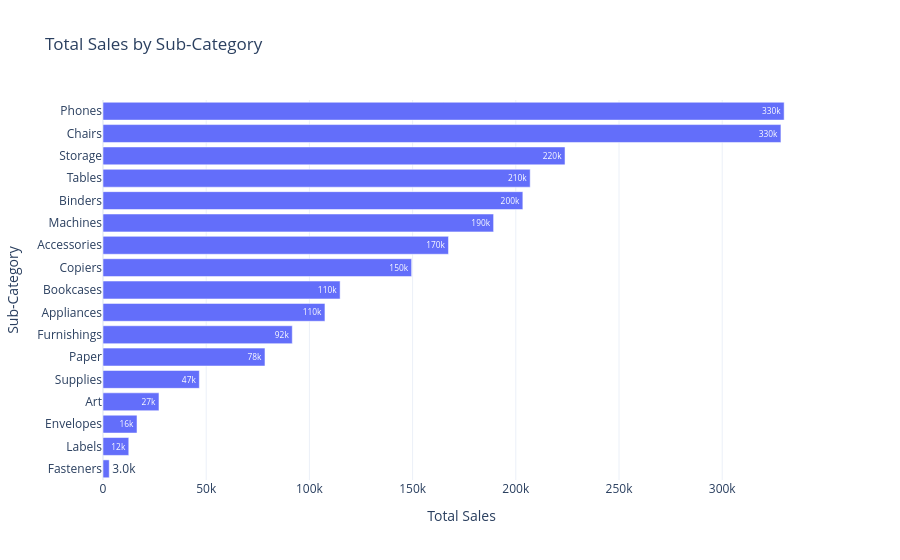

Notebook source saved alongside this figure:
### Code cell
##CREATING BAR CHART FOR SALES BY SUB-CATEGORY
fig = px.bar(
    subcategory_sales,
    x="Sales",
    y="Sub-Category",
    orientation="h",
    title="Total Sales by Sub-Category",
    text_auto=".2s"
)

fig.update_layout(
    template="plotly_white",
    xaxis_title="Total Sales",
    yaxis_title="Sub-Category"
)

fig.show()

### Figure 1 — Plotly figure (JSON) as saved in the notebook; plotly's stock layout.template omitted (floating-point values rounded to 4 significant figures)
{"data": [{"alignmentgroup": "True", "hovertemplate": "Sales=%{x}<br>Sub-Category=%{y}<extra></extra>", "legendgroup": "", "marker": {"color": "#636efa", "pattern": {"shape": ""}}, "name": "", "offsetgroup": "", "orientation": "h", "showlegend": false, "textposition": "auto", "texttemplate": "%{x:.2s}", "type": "bar", "x": [3024.0, 12490.0, 16480.0, 27120.0, 46670.0, 78480.0, 91710.0, 107500.0, 114900.0, 149500.0, 167400.0, 189200.0, 203400.0, 207000.0, 223800.0, 328400.0, 330000.0], "xaxis": "x", "y": ["Fasteners", "Labels", "Envelopes", "Art", "Supplies", "Paper", "Furnishings", "Appliances", "Bookcases", "Copiers", "Accessories", "Machines", "Binders", "Tables", "Storage", "Chairs", "Phones"], "yaxis": "y"}], "layout": {"barmode": "relative", "legend": {"tracegroupgap": 0}, "title": {"text": "Total Sales by Sub-Category"}, "xaxis": {"anchor": "y", "domain": [0, 1], "title": {"text": "Total Sales"}}, "yaxis": {"anchor": "x", "domain": [0, 1], "title": {"text": "Sub-Category"}}}}
